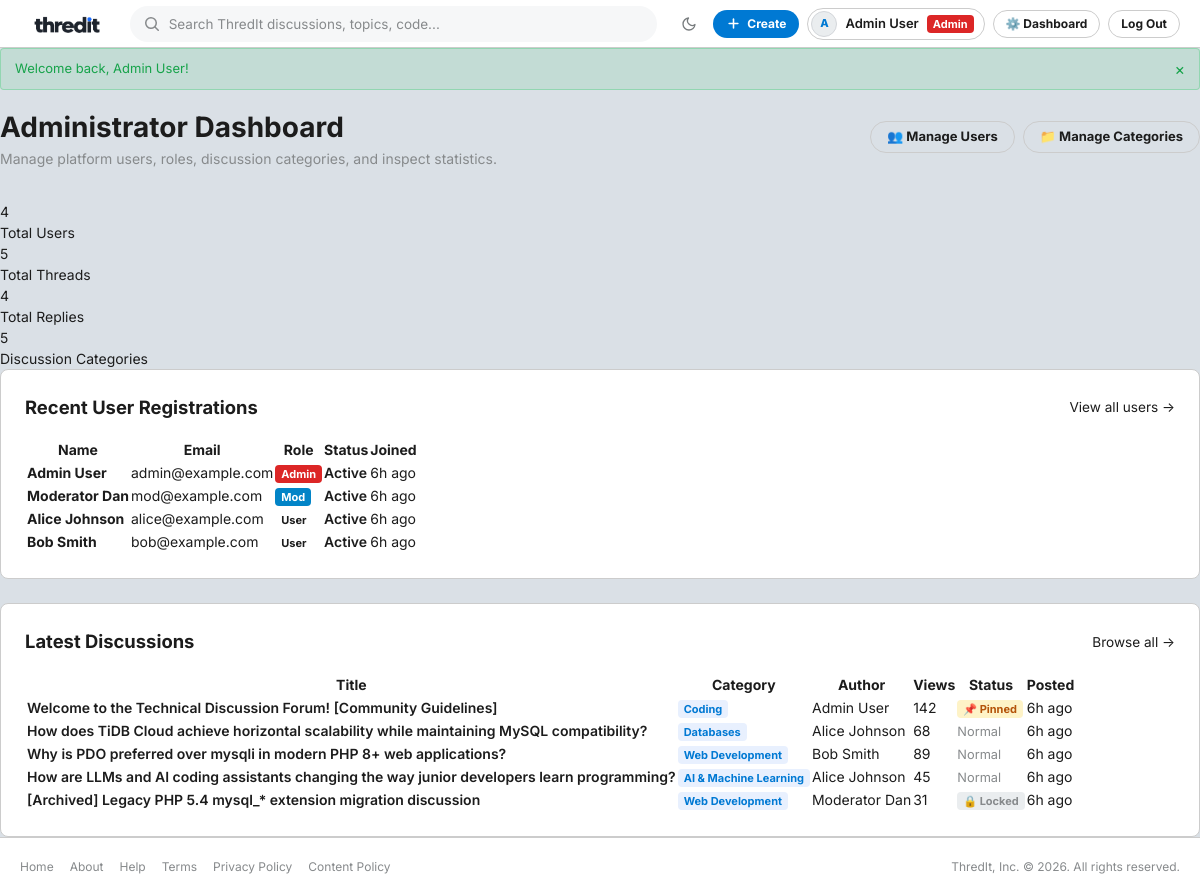
/admin/dashboard.php (signed in), run on an earlier commit of the app's database.
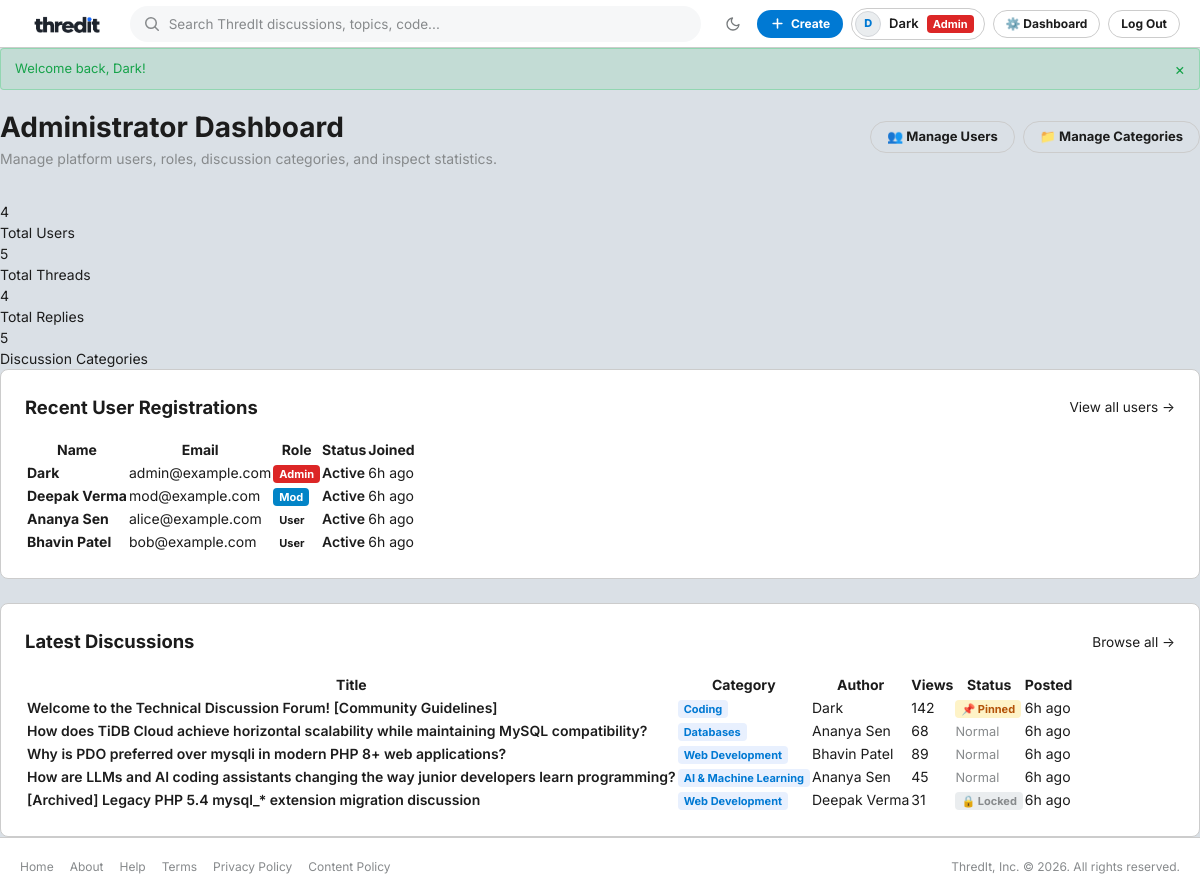
And on a later commit of the database.
### tables this page shows
CREATE TABLE IF NOT EXISTS `users` (
    `id` INT UNSIGNED NOT NULL AUTO_INCREMENT,
    `name` VARCHAR(100) NOT NULL,
    `email` VARCHAR(191) NOT NULL,
    `password_hash` VARCHAR(255) NOT NULL,
    `role` ENUM('user', 'moderator', 'admin') NOT NULL DEFAULT 'user',
    `is_banned` TINYINT(1) NOT NULL DEFAULT 0,
    `created_at` DATETIME NOT NULL DEFAULT CURRENT_TIMESTAMP,
    PRIMARY KEY (`id`),
    UNIQUE KEY `uq_users_email` (`email`),
    INDEX `idx_users_role` (`role`),
    INDEX `idx_users_banned` (`is_banned`)
);

CREATE TABLE IF NOT EXISTS `threads` (
    `id` INT UNSIGNED NOT NULL AUTO_INCREMENT,
    `category_id` INT UNSIGNED NOT NULL,
    `user_id` INT UNSIGNED NOT NULL,
    `title` VARCHAR(255) NOT NULL,
    `body` MEDIUMTEXT NOT NULL,
    `is_pinned` TINYINT(1) NOT NULL DEFAULT 0,
    `is_locked` TINYINT(1) NOT NULL DEFAULT 0,
    `views` INT UNSIGNED NOT NULL DEFAULT 0,
    `created_at` DATETIME NOT NULL DEFAULT CURRENT_TIMESTAMP,
    PRIMARY KEY (`id`),
    INDEX `idx_threads_category` (`category_id`),
    INDEX `idx_threads_user` (`user_id`),
    INDEX `idx_threads_pinned_created` (`is_pinned`, `created_at` DESC),
    CONSTRAINT `fk_threads_category` FOREIGN KEY (`category_id`) REFERENCES `categories` (`id`) ON DELETE CASCADE,
    CONSTRAINT `fk_threads_user` FOREIGN KEY (`user_id`) REFERENCES `users` (`id`) ON DELETE CASCADE
);

CREATE TABLE IF NOT EXISTS `categories` (
    `id` INT UNSIGNED NOT NULL AUTO_INCREMENT,
    `name` VARCHAR(100) NOT NULL,
    `description` TEXT NOT NULL,
    PRIMARY KEY (`id`),
    UNIQUE KEY `uq_categories_name` (`name`)
);

### includes/functions.php (called while the page is built, shortened)
<?php
if (!function_exists('get_base_url')) {
    function get_base_url(): string
    {
        $protocol = (!empty($_SERVER['HTTPS']) && $_SERVER['HTTPS'] !== 'off') ? 'https://' : 'http://';
        $host = $_SERVER['HTTP_HOST'] ?? 'localhost';
        $scriptPath = str_replace('\\', '/', $_SERVER['SCRIPT_NAME'] ?? '');
        $scriptDir = dirname($scriptPath);
        $baseFolder = preg_replace('#/(public|admin|includes|api)$#i', '', $scriptDir);
        return rtrim($protocol . $host . $baseFolder, '/');
    }
}
if (!function_exists('url')) {
    function url(string $path = ''): string
    {
        $base = get_base_url();
        $trimmedPath = ltrim($path, '/');
        return $trimmedPath === '' ? $base : $base . '/' . $trimmedPath;
    }
}
if (!function_exists('asset_url')) {
    function asset_url(string $path): string
    {
        $cleanPath = ltrim($path, '/');
        $fullPath = __DIR__ . '/../assets/' . $cleanPath;
        $v = file_exists($fullPath) ? filemtime($fullPath) : time();
        return url('assets/' . $cleanPath) . '?v=' . $v;
    }
}
if (!function_exists('e')) {
    function e(mixed $string): string
    {
        return htmlspecialchars((string) ($string ?? ''), ENT_QUOTES, 'UTF-8');
    }
}
if (!function_exists('get_flash')) {
    function get_flash(): ?array
    {
        if (isset($_SESSION['flash_message'])) {
            $flash = $_SESSION['flash_message'];
            return $flash;
        }
        return null;
    }
}
if (!function_exists('time_ago')) {
    function time_ago(string $datetime): string
    {
        $timestamp = strtotime($datetime);
        $difference = time() - $timestamp;
        if ($difference < 86400) {
            $hours = floor($difference / 3600);
            return $hours . 'h ago';
        }
        return date('M j, Y', $timestamp);
    }
}

### includes/auth.php (called while the page is built, shortened)
<?php
require_once __DIR__ . '/functions.php';
if (!function_exists('is_logged_in')) {
    function is_logged_in(): bool
    {
        return !empty($_SESSION['user']['id']);
    }
}
if (!function_exists('current_user')) {
    function current_user(): ?array
    {
        return $_SESSION['user'] ?? null;
    }
}
if (!function_exists('is_admin')) {
    function is_admin(): bool
    {
        return is_logged_in() && (($_SESSION['user']['role'] ?? '') === 'admin');
    }
}

### admin/dashboard.php (the view, shortened to what this page needs)
<?php
require_once __DIR__ . '/../includes/header.php';
$pdo = get_db_connection();
$totalUsers = (int) $pdo->query("SELECT COUNT(*) FROM users")->fetchColumn();
$totalThreads = (int) $pdo->query("SELECT COUNT(*) FROM threads")->fetchColumn();
$totalReplies = (int) $pdo->query("SELECT COUNT(*) FROM replies")->fetchColumn();
$totalCategories = (int) $pdo->query("SELECT COUNT(*) FROM categories")->fetchColumn();
$recentUsers = $pdo->query("SELECT id, name, email, role, is_banned, created_at FROM users ORDER BY created_at DESC LIMIT 5")->fetchAll();
$recentThreads = $pdo->query("SELECT t.id, t.title, t.views, t.is_pinned, t.is_locked, t.created_at, u.name AS author_name, c.name AS category_name
                              FROM threads t
                              INNER JOIN users u ON t.user_id = u.id
                              INNER JOIN categories c ON t.category_id = c.id
                              ORDER BY t.created_at DESC LIMIT 5")->fetchAll();
?>
<div style="margin-bottom: 2rem;">
    <div style="display: flex; justify-content: space-between; align-items: center; flex-wrap: wrap; gap: 1rem;">
        <div>
            <h1 style="font-size: 1.75rem; font-weight: 700;">Administrator Dashboard</h1>
            <p style="color: var(--text-muted); font-size: 0.875rem;">Manage platform users, roles, discussion categories, and inspect statistics.</p>
        </div>
        <div style="display: flex; gap: 0.5rem;">
            <a href="<?= url('admin/users.php') ?>" class="btn btn-secondary">👥 Manage Users</a>
            <a href="<?= url('admin/categories.php') ?>" class="btn btn-secondary">📁 Manage Categories</a>
        </div>
    </div>
</div>
<div class="stats-grid">
    <div class="stat-card">
        <div class="stat-value"><?= $totalUsers ?></div>
        <div class="stat-label">Total Users</div>
    </div>
    <div class="stat-card">
        <div class="stat-value"><?= $totalThreads ?></div>
        <div class="stat-label">Total Threads</div>
    </div>
    <div class="stat-card">
        <div class="stat-value"><?= $totalReplies ?></div>
        <div class="stat-label">Total Replies</div>
    </div>
    <div class="stat-card">
        <div class="stat-value"><?= $totalCategories ?></div>
        <div class="stat-label">Discussion Categories</div>
    </div>
</div>
<div class="card" style="padding: 1.5rem; margin-bottom: 1.5rem;">
    <div style="display:flex; justify-content:space-between; align-items:center; margin-bottom:1rem;">
        <h2 style="font-size: 1.15rem; font-weight: 700;">Recent User Registrations</h2>
        <a href="<?= url('admin/users.php') ?>" style="font-size: 0.85rem; color: var(--primary); text-decoration:none;">View all users &rarr;</a>
    </div>
    <div class="table-responsive">
        <table class="data-table">
            <thead>
                <tr>
                    <th>Name</th>
                    <th>Email</th>
                    <th>Role</th>
                    <th>Status</th>
                    <th>Joined</th>
                </tr>
            </thead>
            <tbody>
                <?php foreach ($recentUsers as $u): ?>
                    <tr>
                        <td><strong><?= e($u['name']) ?></strong></td>
                        <td><?= e($u['email']) ?></td>
                        <td>
                            <?php if ($u['role'] === 'admin'): ?>
                                <span class="badge badge-role badge-role-admin">Admin</span>
                            <?php elseif ($u['role'] === 'moderator'): ?>
                                <span class="badge badge-role badge-role-mod">Mod</span>
                            <?php else: ?>
                                <span class="badge badge-role badge-role-user">User</span>
                            <?php endif; ?>
                        </td>
                        <td>
                            <?php if ($u['is_banned']): ?>
                                <span style="color:var(--accent-danger); font-weight:600;">Banned</span>
                            <?php else: ?>
                                <span style="color:var(--accent-best); font-weight:600;">Active</span>
                            <?php endif; ?>
                        </td>
                        <td><?= time_ago($u['created_at']) ?></td>
                    </tr>
                <?php endforeach; ?>
            </tbody>
        </table>
    </div>
</div>
<div class="card" style="padding: 1.5rem;">
    <div style="display:flex; justify-content:space-between; align-items:center; margin-bottom:1rem;">
        <h2 style="font-size: 1.15rem; font-weight: 700;">Latest Discussions</h2>
        <a href="<?= url('public/index.php') ?>" style="font-size: 0.85rem; color: var(--primary); text-decoration:none;">Browse all &rarr;</a>
    </div>
    <div class="table-responsive">
        <table class="data-table">
            <thead>
                <tr>
                    <th>Title</th>
                    <th>Category</th>
                    <th>Author</th>
                    <th>Views</th>
                    <th>Status</th>
                    <th>Posted</th>
                </tr>
            </thead>
            <tbody>
                <?php foreach ($recentThreads as $t): ?>
                    <tr>
                        <td>
                            <a href="<?= url('public/thread.php?id=' . $t['id']) ?>" style="color:var(--text-primary); text-decoration:none; font-weight:600;">
                                <?= e($t['title']) ?>
                            </a>
                        </td>
                        <td><span class="badge badge-category"><?= e($t['category_name']) ?></span></td>
                        <td><?= e($t['author_name']) ?></td>
                        <td><?= (int) $t['views'] ?></td>
                        <td>
                            <?php if ($t['is_pinned']): ?>
                                <span class="badge badge-pinned">📌 Pinned</span>
                            <?php endif; ?>
                            <?php if ($t['is_locked']): ?>
                                <span class="badge badge-locked">🔒 Locked</span>
                            <?php endif; ?>
                            <?php if (!$t['is_pinned'] && !$t['is_locked']): ?>
                                <span style="color:var(--text-muted); font-size:0.8rem;">Normal</span>
                            <?php endif; ?>
                        </td>
                        <td><?= time_ago($t['created_at']) ?></td>
                    </tr>
                <?php endforeach; ?>
            </tbody>
        </table>
    </div>
</div>
<?php require_once __DIR__ . '/../includes/footer.php'; ?>

### includes/header.php (shortened to what this page needs)
<?php
require_once __DIR__ . '/auth.php';
require_once __DIR__ . '/functions.php';
$user = current_user();
$currentScript = basename($_SERVER['SCRIPT_NAME'] ?? '');
$isAuthPage = in_array($currentScript, ['login.php', 'register.php'], true);
?>
<!DOCTYPE html>
<html lang="en">
<head>
    <link rel="stylesheet" href="<?= asset_url('css/style.css') ?>">
</head>
<body>
    <header class="navbar">
        <div class="nav-container">
            <div style="display: flex; align-items: center; gap: 10px;">
                <a href="<?= url('public/index.php') ?>" class="brand-logo" aria-label="ThredIt Home">
                    <img src="<?= asset_url('images/Thredit-light.png') ?>" alt="ThredIt" class="brand-logo-img logo-light">
                </a>
            </div>
            <?php if (!$isAuthPage): ?>
            <div class="nav-search">
                <form action="<?= url('public/search.php') ?>" method="GET" class="search-form">
                    <input type="text" name="q" class="search-input" placeholder="Search ThredIt discussions, topics, code..." value="<?= e($_GET['q'] ?? '') ?>" required>
                </form>
            </div>
            <?php endif; ?>
            <div class="nav-actions">
                <button type="button" id="theme-toggle" class="btn-icon" title="Toggle theme" aria-label="Toggle theme">
                </button>
                <?php if ($user): ?>
                    <a href="<?= url('public/new_thread.php') ?>" class="btn btn-primary btn-sm btn-create-post">
                        <svg width="15" height="15" viewBox="0 0 24 24" fill="none" stroke="currentColor" stroke-width="2.5" stroke-linecap="round" stroke-linejoin="round">
                            <line x1="12" y1="5" x2="12" y2="19"></line>
                            <line x1="5" y1="12" x2="19" y2="12"></line>
                        </svg>
                        <span>Create</span>
                    </a>
                    <a href="<?= url('public/profile.php') ?>" class="user-profile-chip" title="View Profile">
                        <span class="user-avatar-tiny"><?= strtoupper(mb_substr($user['name'], 0, 1, 'UTF-8')) ?></span>
                        <span class="user-name-label"><?= e($user['name']) ?></span>
                        <?php if ($user['role'] === 'admin'): ?>
                            <span class="badge badge-role badge-role-admin">Admin</span>
                        <?php elseif ($user['role'] === 'moderator'): ?>
                            <span class="badge badge-role badge-role-mod">Mod</span>
                        <?php endif; ?>
                    </a>
                    <?php if (is_admin()): ?>
                        <a href="<?= url('admin/dashboard.php') ?>" class="btn btn-secondary btn-sm" title="Admin Dashboard">
                            ⚙️ Dashboard
                        </a>
                    <?php endif; ?>
                    <a href="<?= url('public/logout.php') ?>" class="btn btn-secondary btn-sm" title="Log out" aria-label="Log out">
                        Log Out
                    </a>
                <?php endif; ?>
            </div>
        </div>
    </header>
    <main class="main-content">
        <div class="container">
            <?php $flash = get_flash(); if ($flash): ?>
                <div class="flash-container">
                    <div class="alert alert-<?= e($flash['type']) ?>">
                        <span><?= e($flash['message']) ?></span>
                        <button type="button" onclick="this.parentElement.remove()" style="background:none;border:none;cursor:pointer;font-size:16px;color:inherit;line-height:1;">&times;</button>
                    </div>
                </div>
            <?php endif; ?>

### includes/footer.php (shortened to what this page needs)
        </div>
    </main>
    <footer class="footer">
        <div class="footer-content">
            <div class="footer-links">
                <a href="<?= url('public/index.php') ?>">Home</a>
                <a href="#">About</a>
                <a href="#">Help</a>
                <a href="#">Terms</a>
                <a href="#">Privacy Policy</a>
                <a href="#">Content Policy</a>
            </div>
            <div class="footer-copy">
                <span>ThredIt, Inc. &copy; <?= date('Y') ?>. All rights reserved.</span>
            </div>
        </div>
    </footer>
</body>
</html>

What changed in the data, as far as the page shows it:
changed users "admin@example.com": name "Admin User" → "Dark"
changed users "mod@example.com": name "Moderator Dan" → "Deepak Verma"
changed users "alice@example.com": name "Alice Johnson" → "Ananya Sen"
changed users "bob@example.com": name "Bob Smith" → "Bhavin Patel"
changed through a linked row, threads "Welcome to the Technical Discussion Forum! [Community Guidelines]": user.name "Admin User" → "Dark"
changed through a linked row, threads "Databases": user.name "Alice Johnson" → "Ananya Sen"
changed through a linked row, threads "Why is PDO preferred over mysqli in modern PHP 8+ web applications?": user.name "Bob Smith" → "Bhavin Patel"
changed through a linked row, threads "AI & Machine Learning": user.name "Alice Johnson" → "Ananya Sen"
changed through a linked row, threads "[Archived] Legacy PHP 5.4 mysql_* extension migration discussion": user.name "Moderator Dan" → "Deepak Verma"
Also different on the page:
mb_substr($user['name'], 0, 1, 'UTF-8'): "A" → "D"
$user['name']: "Admin User" → "Dark"
$flash['message']: "Welcome back, Admin User!" → "Welcome back, Dark!"
